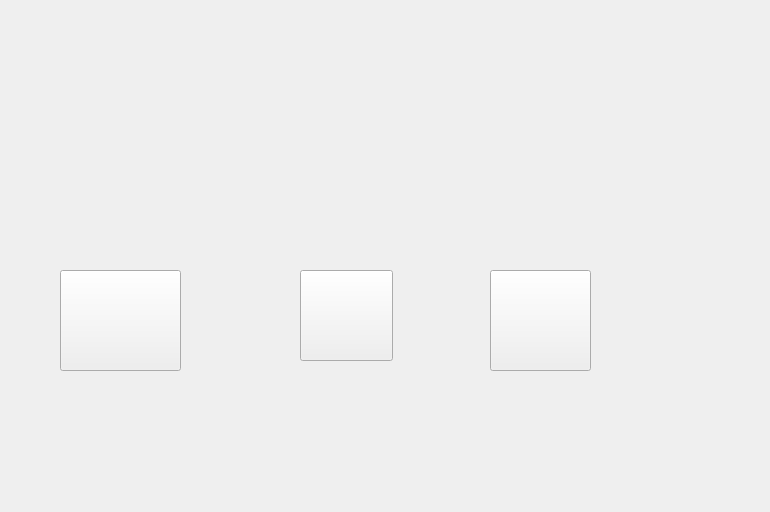
<?xml version="1.0" encoding="UTF-8"?>
<ui version="4.0">
 <class>inter</class>
 <widget class="QMainWindow" name="inter">
  <property name="geometry">
   <rect>
    <x>0</x>
    <y>0</y>
    <width>770</width>
    <height>512</height>
   </rect>
  </property>
  <property name="windowTitle">
   <string>MainWindow</string>
  </property>
  <property name="styleSheet">
   <string notr="true">border-image: url(:/characters/yinghua.gif);</string>
  </property>
  <widget class="QWidget" name="centralwidget">
   <widget class="QWidget" name="widget" native="true">
    <property name="geometry">
     <rect>
      <x>-10</x>
      <y>-10</y>
      <width>791</width>
      <height>541</height>
     </rect>
    </property>
    <widget class="QLabel" name="label">
     <property name="geometry">
      <rect>
       <x>10</x>
       <y>10</y>
       <width>691</width>
       <height>471</height>
      </rect>
     </property>
     <property name="text">
      <string/>
     </property>
    </widget>
    <widget class="QWidget" name="lian1" native="true">
     <property name="geometry">
      <rect>
       <x>20</x>
       <y>40</y>
       <width>391</width>
       <height>381</height>
      </rect>
     </property>
     <widget class="QLabel" name="l1">
      <property name="geometry">
       <rect>
        <x>20</x>
        <y>10</y>
        <width>331</width>
        <height>341</height>
       </rect>
      </property>
      <property name="text">
       <string/>
      </property>
     </widget>
     <widget class="QWidget" name="lian2" native="true">
      <property name="geometry">
       <rect>
        <x>190</x>
        <y>0</y>
        <width>421</width>
        <height>391</height>
       </rect>
      </property>
      <widget class="QLabel" name="l2">
       <property name="geometry">
        <rect>
         <x>20</x>
         <y>10</y>
         <width>351</width>
         <height>341</height>
        </rect>
       </property>
       <property name="text">
        <string/>
       </property>
      </widget>
      <widget class="QWidget" name="widget_2" native="true">
       <property name="geometry">
        <rect>
         <x>40</x>
         <y>190</y>
         <width>221</width>
         <height>181</height>
        </rect>
       </property>
       <widget class="QPushButton" name="pushButton_2">
        <property name="geometry">
         <rect>
          <x>60</x>
          <y>50</y>
          <width>93</width>
          <height>91</height>
         </rect>
        </property>
        <property name="styleSheet">
         <string notr="true">border-image: url(:/images/9.png);</string>
        </property>
        <property name="text">
         <string/>
        </property>
       </widget>
      </widget>
     </widget>
     <widget class="QPushButton" name="pushButton">
      <property name="geometry">
       <rect>
        <x>50</x>
        <y>240</y>
        <width>121</width>
        <height>101</height>
       </rect>
      </property>
      <property name="sizePolicy">
       <sizepolicy hsizetype="Minimum" vsizetype="Minimum">
        <horstretch>0</horstretch>
        <verstretch>0</verstretch>
       </sizepolicy>
      </property>
      <property name="focusPolicy">
       <enum>Qt::NoFocus</enum>
      </property>
      <property name="styleSheet">
       <string notr="true">border-image: url(:/images/24.png);</string>
      </property>
      <property name="text">
       <string/>
      </property>
     </widget>
    </widget>
    <widget class="QWidget" name="kan" native="true">
     <property name="geometry">
      <rect>
       <x>310</x>
       <y>40</y>
       <width>361</width>
       <height>381</height>
      </rect>
     </property>
     <widget class="QLabel" name="k">
      <property name="geometry">
       <rect>
        <x>10</x>
        <y>20</y>
        <width>331</width>
        <height>351</height>
       </rect>
      </property>
      <property name="text">
       <string/>
      </property>
     </widget>
     <widget class="QPushButton" name="pushButton_3">
      <property name="geometry">
       <rect>
        <x>190</x>
        <y>240</y>
        <width>101</width>
        <height>101</height>
       </rect>
      </property>
      <property name="styleSheet">
       <string notr="true">border-image: url(:/images/level1/8.png);</string>
      </property>
      <property name="text">
       <string/>
      </property>
     </widget>
    </widget>
    <zorder>label</zorder>
    <zorder>kan</zorder>
    <zorder>lian1</zorder>
   </widget>
  </widget>
 </widget>
 <resources/>
 <connections/>
</ui>
